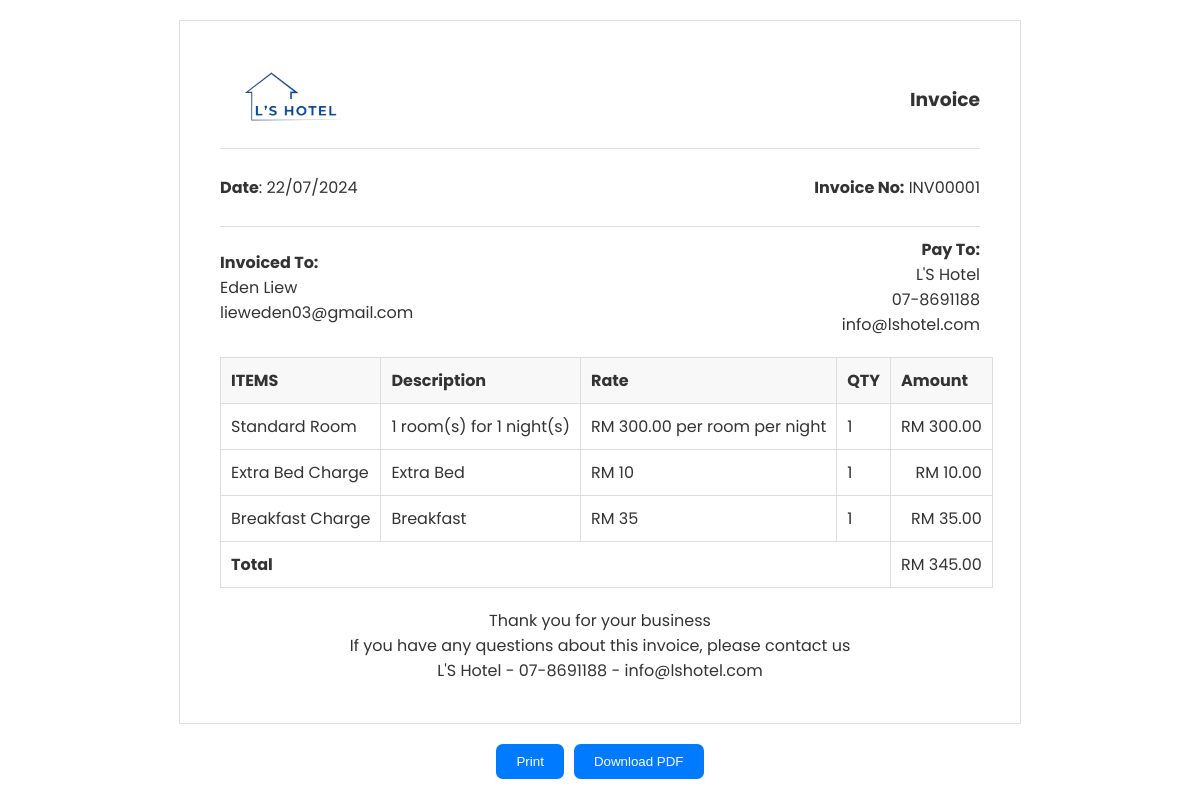
Page /invoice.php?booking_id=2 on the earlier database version.
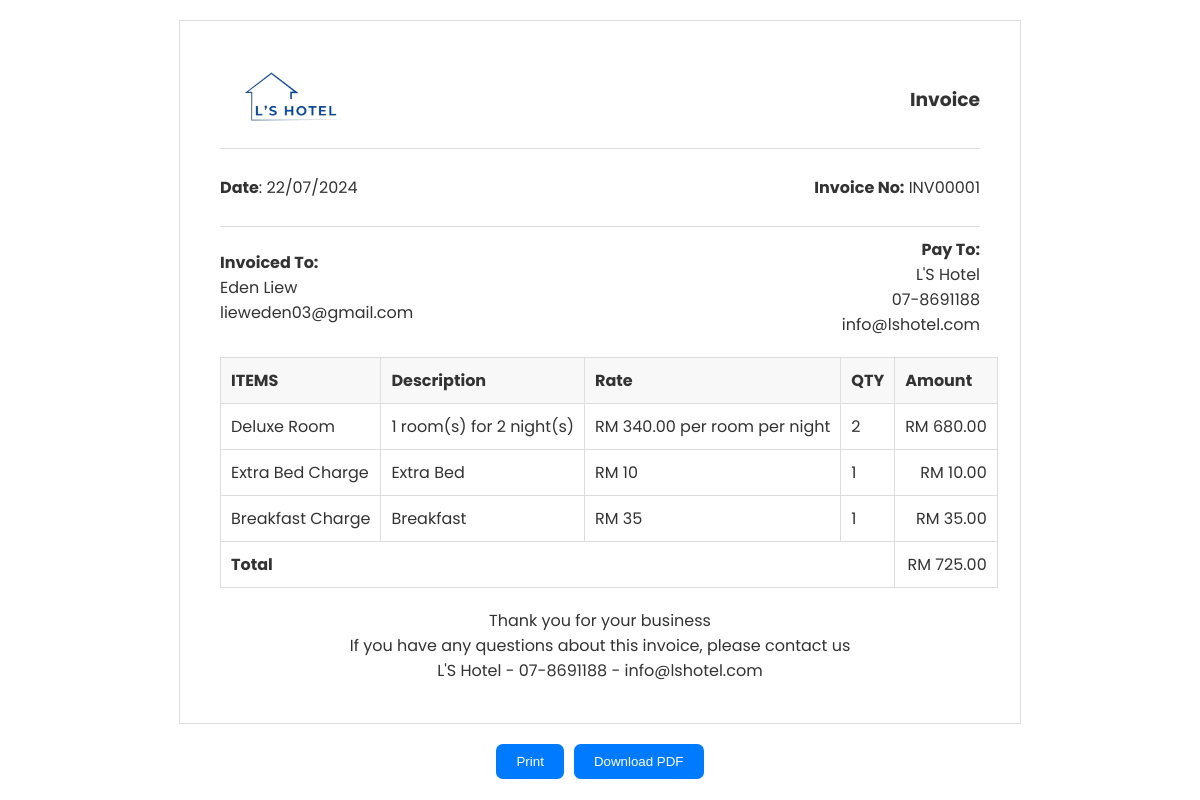
Same page on the later database version.
### tables this page shows
CREATE TABLE `bookings` (
  `booking_id` int(11) NOT NULL,
  `email` varchar(100) NOT NULL,
  `room_id` int(11) NOT NULL,
  `check_in_date` date NOT NULL,
  `check_out_date` date NOT NULL,
  `days` int(11) NOT NULL,
  `number_of_rooms` int(11) NOT NULL,
  `bed_selection` varchar(255) NOT NULL,
  `smoke` varchar(255) NOT NULL,
  `first_name` varchar(50) NOT NULL,
  `last_name` varchar(50) NOT NULL,
  `phone_number` varchar(15) NOT NULL,
  `bring_car` varchar(3) NOT NULL,
  `additional_requests` varchar(255) DEFAULT NULL,
  `total_amount` decimal(10,2) NOT NULL,
  `created_at` timestamp NOT NULL DEFAULT current_timestamp(),
  `car_plates` varchar(255) DEFAULT NULL,
  `payment_status` varchar(20) NOT NULL,
  `booking_status` varchar(20) NOT NULL
);

CREATE TABLE `users` (
  `id` int(11) NOT NULL,
  `first_name` varchar(50) NOT NULL,
  `last_name` varchar(50) NOT NULL,
  `email` varchar(100) NOT NULL,
  `phone_number` varchar(15) NOT NULL,
  `password` varchar(255) NOT NULL
);

CREATE TABLE `rooms` (
  `room_id` int(11) NOT NULL,
  `room_type` varchar(255) NOT NULL,
  `room_level` int(3) NOT NULL,
  `room_price` decimal(10,2) NOT NULL,
  `room_features` text DEFAULT NULL,
  `room_facilities` text DEFAULT NULL,
  `room_size` varchar(50) DEFAULT NULL,
  `room_availability` int(11) DEFAULT NULL,
  `room_description` text DEFAULT NULL,
  `room_images` text DEFAULT NULL
);

### invoice.php (the view, shortened to what this page needs)
<?php
include 'config.php';
function getBookingDetails($conn, $booking_id) {
    $sql = "SELECT b.*, u.first_name, u.last_name, r.room_type, r.room_price
            FROM bookings b
            JOIN users u ON b.email = u.email
            JOIN rooms r ON b.room_id = r.room_id
            WHERE b.booking_id = ?";
    $stmt = $conn->prepare($sql);
    $stmt->bind_param("i", $booking_id);
    $stmt->execute();
    $result = $stmt->get_result();
    $booking = $result->fetch_assoc();
    return $booking;
}
function insertOrUpdateInvoice($conn, $booking) {
    $sql = "INSERT INTO invoices (booking_id, amount, payment_status, email)
            SELECT ?, ?, ?, ?
            FROM DUAL
            WHERE NOT EXISTS (SELECT 1 FROM invoices WHERE booking_id = ?)";
    $stmt = $conn->prepare($sql);
    $stmt->bind_param("isssi", $booking['booking_id'], $booking['total_amount'], $booking['payment_status'], $booking['email'], $booking['booking_id']);
    $stmt->execute();
    if ($stmt->affected_rows === 0) {
        $sql = "SELECT id FROM invoices WHERE booking_id = ?";
        $stmt = $conn->prepare($sql);
        $stmt->bind_param("i", $booking['booking_id']);
        $stmt->execute();
        $result = $stmt->get_result();
        $invoice = $result->fetch_assoc();
        $invoice_db_id = $invoice['id'];
    } else {
        $invoice_db_id = $stmt->insert_id;
    }
    return $invoice_db_id;
}
function updateInvoiceId($conn, $invoice_db_id) {
    $invoice_id = 'INV' . str_pad($invoice_db_id, 5, '0', STR_PAD_LEFT);
    $sql = "UPDATE invoices SET invoice_id = ? WHERE id = ?";
    $stmt = $conn->prepare($sql);
    return $invoice_id;
}
function calculateAdditionalCharges($additional_requests) {
    $extra_bed_charge = 10;
    $breakfast_charge = 35;
    $extra_bed_total = 0;
    $breakfast_total = 0;
    $extra_bed_qty = 0;
    $breakfast_qty = 0;
    foreach ($additional_requests as $request) {
        if (isset($request['extra_bed']) && $request['extra_bed'] === 'Yes') {
            $extra_bed_qty += $request['bed_quantity'];
            $extra_bed_total += $request['bed_quantity'] * $extra_bed_charge;
        }
        if (isset($request['add_breakfast']) && $request['add_breakfast'] === 'Yes') {
            $breakfast_qty += $request['breakfast_quantity'];
            $breakfast_total += $request['breakfast_quantity'] * $breakfast_charge;
        }
    }
    return [
        'extra_bed_total' => $extra_bed_total,
        'breakfast_total' => $breakfast_total,
        'extra_bed_qty' => $extra_bed_qty,
        'breakfast_qty' => $breakfast_qty,
    ];
}
try {
    $booking_id = $_GET['booking_id'];
    $booking = getBookingDetails($conn, $booking_id);
    $invoice_db_id = insertOrUpdateInvoice($conn, $booking);
    $invoice_id = updateInvoiceId($conn, $invoice_db_id);
    $additional_requests = json_decode($booking['additional_requests'], true);
    $charges = calculateAdditionalCharges($additional_requests);
    $room_total = $booking['room_price'] * $booking['number_of_rooms'] * $booking['days'];
    $total_amount = $room_total + $charges['extra_bed_total'] + $charges['breakfast_total'];
} catch (Exception $e) {
    die($e->getMessage());
}
?>
<!DOCTYPE html>
<html lang="en">
<head>
    <link rel="stylesheet" href="css/invoice.css?v=<?php echo time(); ?>">
    <link rel="stylesheet" href="https://cdnjs.cloudflare.com/ajax/libs/font-awesome/6.2.1/css/all.min.css" />
</head>
<body>
    <div class="invoice-wrapper" id="print-area">
        <div class="invoice">
            <div class="invoice-container">
                <div class="invoice-head">
                    <div class="invoice-head-top">
                        <div class="invoice-head-top-left text-start">
                            <img src="img/logo.png" alt="Logo" id="logo">
                        </div>
                        <div class="invoice-head-top-right text-end">
                            <h3>Invoice</h3>
                        </div>
                    </div>
                    <div class="hr"></div>
                    <div class="invoice-head-middle">
                        <div class="invoice-head-middle-left text-start">
                            <p><span class="text-bold">Date</span>: <?php echo date('d/m/Y'); ?></p>
                        </div>
                        <div class="invoice-head-middle-right text-end">
                            <p><span class="text-bold">Invoice No:</span> <?php echo $invoice_id; ?></p>
                        </div>
                    </div>
                    <div class="hr"></div>
                    <div class="invoice-head-bottom">
                        <div class="invoice-head-bottom-left">
                            <ul>
                                <li class="text-bold">Invoiced To:</li>
                                <li><?php echo htmlspecialchars($booking['first_name'] . ' ' . $booking['last_name']); ?></li>
                                <li><?php echo htmlspecialchars($booking['email']); ?></li>
                            </ul>
                        </div>
                        <div class="invoice-head-bottom-right">
                            <ul class="text-end">
                                <li class="text-bold">Pay To:</li>
                                <li>L'S Hotel</li>
                                <li>07-8691188</li>
                                <li>info@lshotel.com</li>
                            </ul>
                        </div>
                    </div>
                </div>
                <div class="overflow-view">
                    <div class="invoice-body">
                        <table>
                            <thead>
                                <tr>
                                    <td class="text-bold">ITEMS</td>
                                    <td class="text-bold">Description</td>
                                    <td class="text-bold">Rate</td>
                                    <td class="text-bold">QTY</td>
                                    <td class="text-bold">Amount</td>
                                </tr>
                            </thead>
                            <tbody>
                                <tr>
                                    <td><?php echo htmlspecialchars($booking['room_type']); ?></td>
                                    <td><?php echo htmlspecialchars($booking['number_of_rooms']); ?> room(s) for <?php echo htmlspecialchars($booking['days']); ?> night(s)</td>
                                    <td>RM <?php echo number_format($booking['room_price'], 2); ?> per room per night</td>
                                    <td><?php echo htmlspecialchars($booking['number_of_rooms'] * $booking['days']); ?></td>
                                    <td class="text-end">RM <?php echo number_format($room_total, 2); ?></td>
                                </tr>
                                <tr>
                                    <td>Extra Bed Charge</td>
                                    <td>Extra Bed</td>
                                    <td>RM 10</td>
                                    <td><?php echo $charges['extra_bed_qty']; ?></td>
                                    <td class="text-end">RM <?php echo number_format($charges['extra_bed_total'], 2); ?></td>
                                </tr>
                                <tr>
                                    <td>Breakfast Charge</td>
                                    <td>Breakfast</td>
                                    <td>RM 35</td>
                                    <td><?php echo $charges['breakfast_qty']; ?></td>
                                    <td class="text-end">RM <?php echo number_format($charges['breakfast_total'], 2); ?></td>
                                </tr>
                            </tbody>
                            <tfoot>
                                <tr>
                                    <td colspan="4" class="text-bold">Total</td>
                                    <td class="text-end">RM <?php echo number_format($total_amount, 2); ?></td>
                                </tr>
                            </tfoot>
                        </table>
                    </div>
                </div>
                <div class="invoice-footer">
                    <ul class="text-center">
                        <li>Thank you for your business</li>
                        <li>If you have any questions about this invoice, please contact us</li>
                        <li>L'S Hotel - 07-8691188 - info@lshotel.com</li>
                    </ul>
                </div>
            </div>
        </div>
    </div>
    <div class="text-center m-t-20 no-print">
        <button onclick="window.print();" class="btn btn-primary">Print</button>
        <button class="btn btn-secondary" onclick="generatePDF()">Download PDF</button>
    </div>
</body>
</html>

### css/invoice.css (style rules this page uses)
body { font-family: 'Poppins', sans-serif; margin: 0; padding: 0; color: #333; }
.invoice-wrapper { max-width: 800px; margin: 20px auto; padding: 20px; border: 1px solid #ddd; background-color: #fff; }
.invoice { width: 100%; }
.invoice-container { padding: 20px; }
.invoice-head, .invoice-body, .invoice-foot { margin-bottom: 20px; }
.text-start { text-align: left; }
.text-end { text-align: right; }
.text-center { text-align: center; }
.text-bold { font-weight: bold; }
.hr { border-bottom: 1px solid #ddd; margin: 10px 0; }
.invoice-head-top, .invoice-head-middle, .invoice-head-bottom { display: flex; justify-content: space-between; align-items: center; }
.invoice-head-top-left img { width: 10em; }
ul { list-style: none; padding: 0; margin: 0; }
table { width: 100%; border-collapse: collapse; }
table thead { background-color: #f8f8f8; }
table th, table td { padding: 10px; border: 1px solid #ddd; white-space: nowrap; }
.no-print { display: flex; justify-content: center; gap: 10px; }
.btn { padding: 10px 20px; border: none; border-radius: 0.5em; background-color: #007bff; color: #fff; cursor: pointer; display: flex; align-items: center; gap: 5px; }

Differences in the rows shown:
changed bookings "lieweden03@gmail.com": room.room_type "Standard Room" → "Deluxe Room"; days "1" → "2"; room.room_price "300.00" → "340.00"; $booking['number_of_rooms']*$booking['days'] "1" → "2"; room_total "300.00" → "680.00"; total_amount "345.00" → "725.00"
